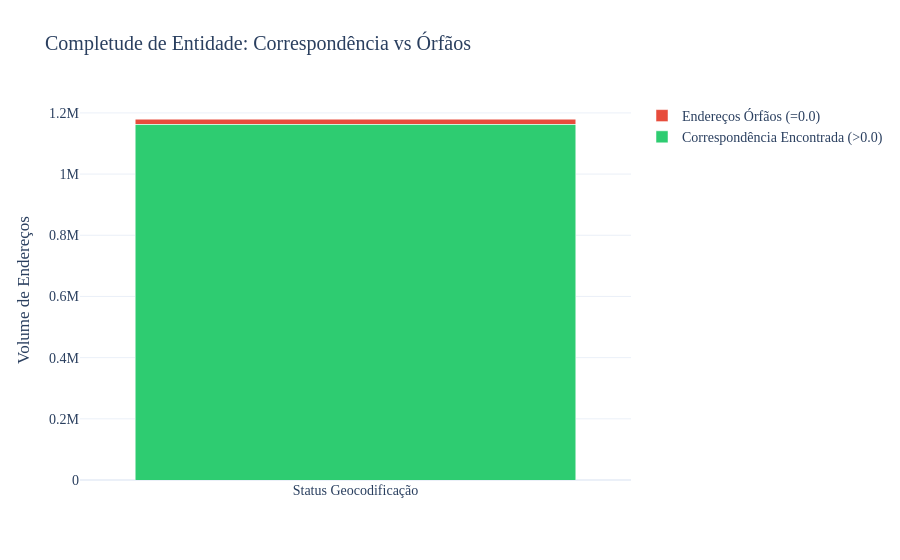

Notebook code for this chart:
### Markdown cell above
## 2. Completude de Entidade: Análise de Órfãos (Failed Matches)

De acordo com o framework adotado, um registro é classificado como **Órfão** se o seu `Match Certainty Indicator (MCI)` for exatamente `0.0`. Isso ocorre quando o algoritmo de matching espacial (no raio estabelecido de 50m) e textual não encontra nenhuma correspondência razoável no gold standard municipal (BHMap).

Esta métrica é vital, pois quantifica endereços *exclusivos* do IBGE ou anomalias graves de preenchimento (loteamentos irregulares, expansões recentes).

### Code cell
orphans = gdf_matched[gdf_matched['MCI'] == 0.0]
orphan_count = len(orphans)
total = len(gdf_matched)
matched_count = total - orphan_count
orphan_rate = (orphan_count / total) * 100

print(f"Total de Órfãos: {orphan_count:,} ({orphan_rate:.2f}% da base CNEFE)")

# Visualização Interativa com Plotly
fig = go.Figure(data=[
    go.Bar(name='Correspondência Encontrada (>0.0)', x=['Status Geocodificação'], y=[matched_count], marker_color='#2ecc71'),
    go.Bar(name='Endereços Órfãos (=0.0)', x=['Status Geocodificação'], y=[orphan_count], marker_color='#e74c3c')
])

fig.update_layout(
    title='Completude de Entidade: Correspondência vs Órfãos',
    barmode='stack',
    yaxis_title='Volume de Endereços',
    template='plotly_white',
    font=dict(family="Georgia, serif", size=14)
)

fig.show()
fig.write_html('outputs/figures/03_orphans_bar.html', auto_play=False)
print('Gráfico interativo salvo em outputs/figures/03_orphans_bar.html')

### Figure 1 — Plotly figure (JSON) as saved in the notebook; plotly's stock layout.template omitted (floating-point values rounded to 4 significant figures)
{"data": [{"marker": {"color": "#2ecc71"}, "name": "Correspondência Encontrada (>0.0)", "type": "bar", "x": ["Status Geocodificação"], "y": [1162586]}, {"marker": {"color": "#e74c3c"}, "name": "Endereços Órfãos (=0.0)", "type": "bar", "x": ["Status Geocodificação"], "y": [17516]}], "layout": {"barmode": "stack", "font": {"family": "Georgia, serif", "size": 14}, "title": {"text": "Completude de Entidade: Correspondência vs Órfãos"}, "yaxis": {"title": {"text": "Volume de Endereços"}}}}
